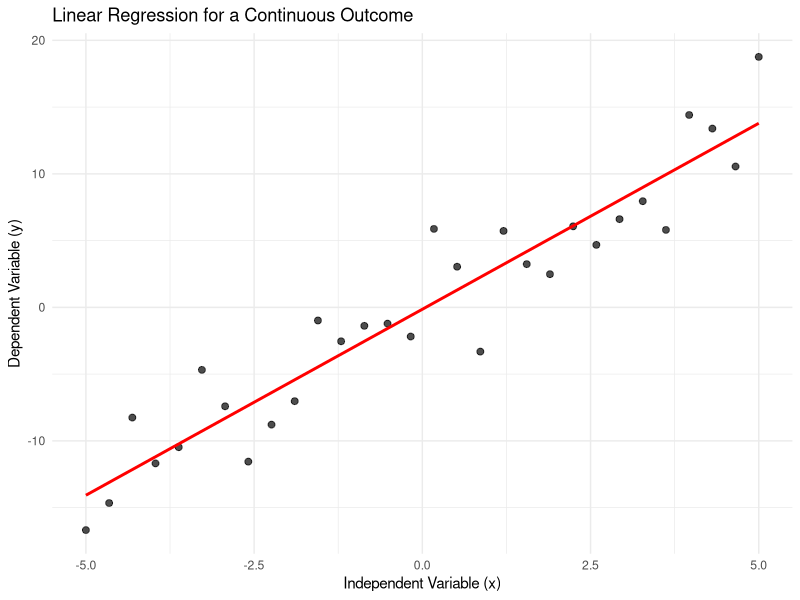
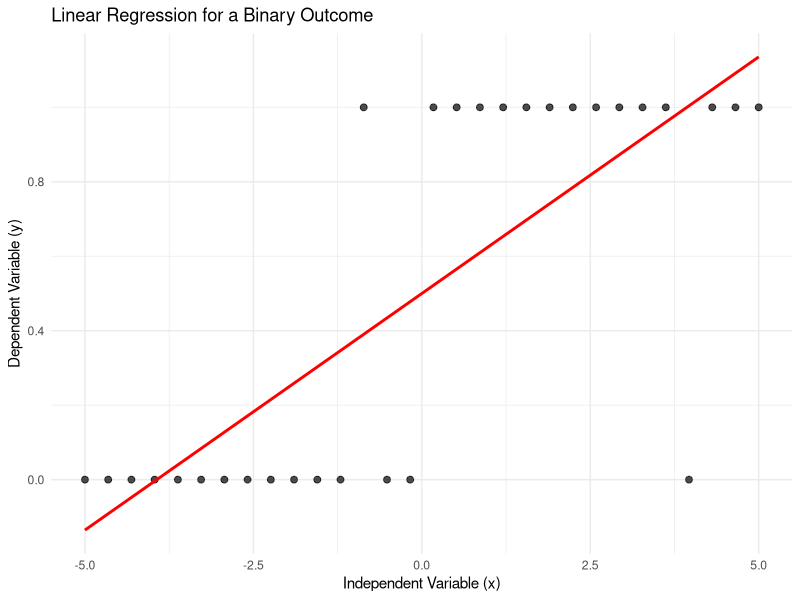
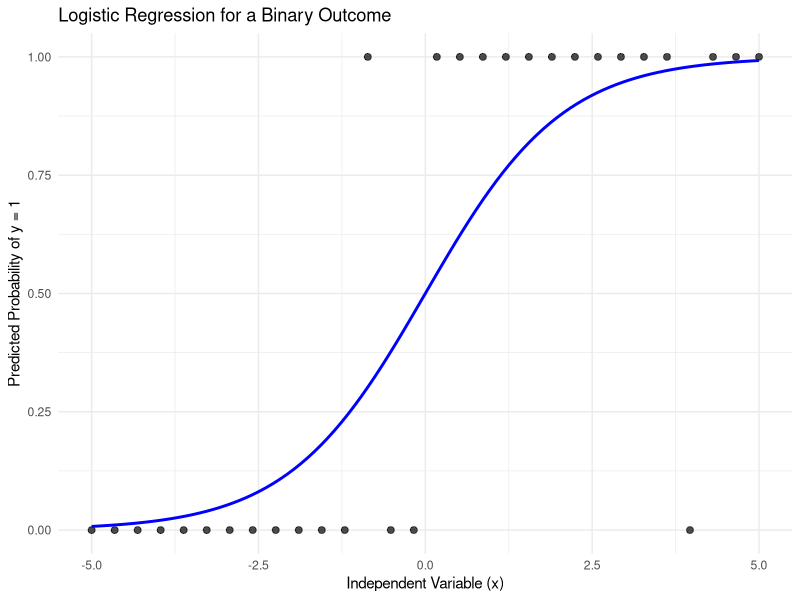
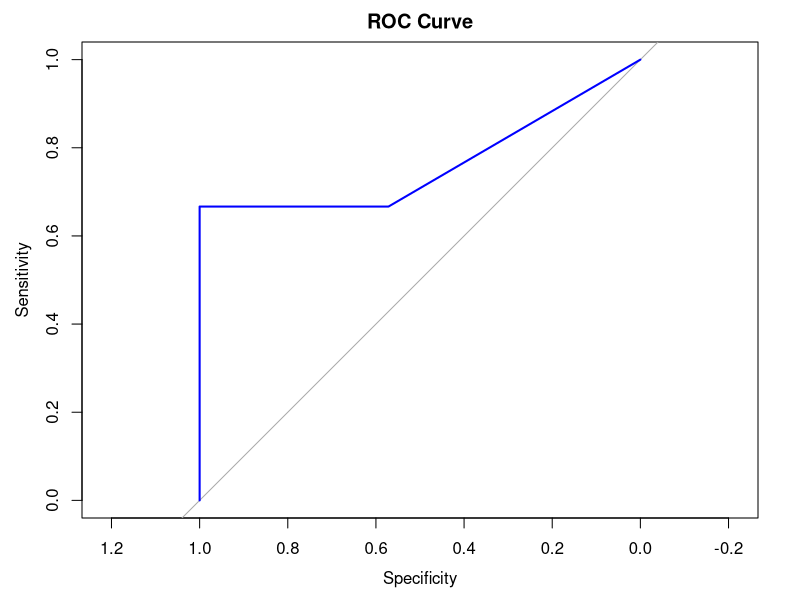

Write the R code that produced these figures, in order.
# Code for Logistic Regression with glm()


# Generate linear and logistic regression plots for comparison

## Load necessary library
library(ggplot2)

## Set seed for reproducibility
set.seed(123)

## Generate a continuous dataset
x_cont <- seq(-5, 5, length.out = 30)  # Wider range for x
y_cont <- 3 * x_cont + rnorm(30, mean = 0, sd = 3)  # Spread out y with noise

## Fit a linear regression model
lin_model <- lm(y_cont ~ x_cont)

## Create a sequence of x values for the fitted regression line
x_vals <- seq(min(x_cont), max(x_cont), length.out = 100)
y_preds <- predict(lin_model, newdata = data.frame(x_cont = x_vals))

## Plot 1: Linear regression with continuous outcome
p1 <- ggplot(data = data.frame(x_cont, y_cont), aes(x = x_cont, y = y_cont)) +
  geom_point(size = 2, alpha = 0.7) +  # Data points
  geom_line(data = data.frame(x_cont = x_vals, y = y_preds), aes(x = x_cont, y = y), 
            color = "red", linewidth = 1) +  # Regression line
  labs(title = "Linear Regression for a Continuous Outcome",
       x = "Independent Variable (x)",
       y = "Dependent Variable (y)") +
  theme_minimal()

# 2. Generate a binary outcome dataset with smooth transition
x_bin <- seq(-5, 5, length.out = 30)  # X values
prob_y <- 1 / (1 + exp(-x_bin))  # Sigmoid function to generate probabilities
y_bin <- rbinom(30, size = 1, prob = prob_y)  # Convert probabilities to 0 or 1

## Fit a linear regression model on binary data
lin_model_bin <- lm(y_bin ~ x_bin)

## Predict values for the regression line
y_preds_bin <- predict(lin_model_bin, newdata = data.frame(x_bin = x_vals))

## Plot 2: Linear regression on binary outcome (bad fit)
p2 <- ggplot(data = data.frame(x_bin, y_bin), aes(x = x_bin, y = y_bin)) +
  geom_point(size = 2, alpha = 0.7) +  # Data points
  geom_line(data = data.frame(x_bin = x_vals, y = y_preds_bin), aes(x = x_bin, y = y), 
            color = "red", linewidth = 1) +  # Regression line
  labs(title = "Linear Regression for a Binary Outcome",
       x = "Independent Variable (x)",
       y = "Dependent Variable (y)") +
  theme_minimal()

## Fit a logistic regression model
logit_model <- glm(y_bin ~ x_bin, family = binomial)

## Predict probabilities for logistic regression
y_probs <- predict(logit_model, newdata = data.frame(x_bin = x_vals), type = "response")

## Plot 3: Logistic regression fit (good fit)
p3 <- ggplot(data = data.frame(x_bin, y_bin), aes(x = x_bin, y = y_bin)) +
  geom_point(size = 2, alpha = 0.7) +  # Data points
  geom_line(data = data.frame(x_bin = x_vals, y = y_probs), aes(x = x_bin, y = y), 
            color = "blue", linewidth = 1) +  # Sigmoid curve
  labs(title = "Logistic Regression for a Binary Outcome",
       x = "Independent Variable (x)",
       y = "Predicted Probability of y = 1") +
  theme_minimal()

## Print all plots
print(p1)  # Continuous dataset with linear regression
print(p2)  # Binary dataset with linear regression (bad fit)
print(p3)  # Binary dataset with logistic regression (good fit)



# --------------------------------------------------------



# Install and load necessary packages

## Install
install.packages("pROC")

## Load
library(pROC)


# Load the dataset
data(mtcars)


# Prepare the datast

## Preview the dataset
head(mtcars)

## Check the data typs of the columns
str(mtcars)

## Convert column `am` to factor
mtcars$am <- factor(mtcars$am,
                    levels = c(0, 1),
                    labels = c("automatic", "manual"))

## Check the results
str(mtcars)


# Split the data

## Set seed for reproducibility
set.seed(300)

## Create a training index
train_index <- sample(1:nrow(mtcars),
                      nrow(mtcars) * 0.7)

## Create training and test sets
train_set <- mtcars[train_index, ]
test_set <- mtcars[-train_index, ]


# Build a logistic regression model
log_reg <- glm(am ~ .,
               data = train_set,
               family = "binomial")


# Evaluate the model

## Get predictive probability
pred_prob <- predict(log_reg,
                     newdata = test_set,
                     type = "response")

## Predict the outcome
test_set$pred <- ifelse(pred_prob > 0.5,
                        1,
                        0)

test_set$pred <- as.factor(test_set$pred)

## Create a confusion matrix
cm <- table(Predicted = test_set$pred,
            Actual = test_set$am)

## Compute accuracy
accuracy <- sum(diag(cm)) / sum(cm)

cat("Accuracy:", round(accuracy, 2))

## Get ROC
ROC <- roc(test_set$am,
           pred_prob)

print(ROC)

plot(ROC,
     main = "ROC Curve",
     col = "blue",
     lwd = 2)

## Get AUC
AUC <- auc(ROC)

print(AUC)